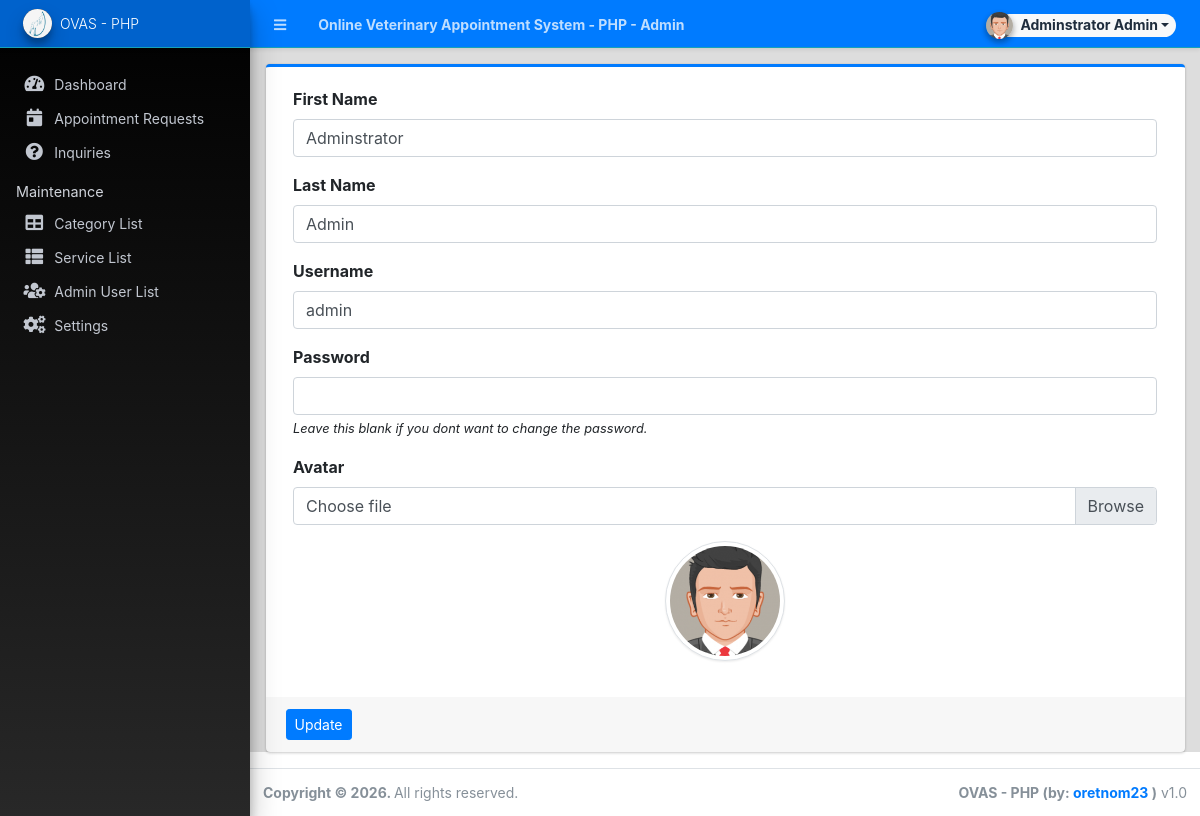
The app's page /admin/?page=user (signed in) with its own data.
### tables this page shows
CREATE TABLE IF NOT EXISTS `users` (
  `id` int(50) NOT NULL AUTO_INCREMENT,
  `firstname` varchar(250) NOT NULL,
  `middlename` text DEFAULT NULL,
  `lastname` varchar(250) NOT NULL,
  `username` text NOT NULL,
  `password` text NOT NULL,
  `avatar` text DEFAULT NULL,
  `last_login` datetime DEFAULT NULL,
  `type` tinyint(1) NOT NULL DEFAULT 0,
  `status` int(1) NOT NULL DEFAULT 1 COMMENT '0=not verified, 1 = verified',
  `date_added` datetime NOT NULL DEFAULT current_timestamp(),
  `date_updated` datetime DEFAULT NULL ON UPDATE current_timestamp(),
  PRIMARY KEY (`id`)
);

### classes/DBConnection.php (called while the page is built, shortened)
<?php
class DBConnection{
    public $conn;
    public function __construct(){
        $this->host = defined('DB_SERVER') ? DB_SERVER : 'localhost';
        $this->username = defined('DB_USERNAME') ? DB_USERNAME : 'root';
        $this->password = defined('DB_PASSWORD') ? DB_PASSWORD : '';
        $this->database = defined('DB_NAME') ? DB_NAME : 'ovas_db';
        $this->port = defined('DB_PORT') ? (int)DB_PORT : 3306;
        if (!isset($this->conn)) {
            $this->conn = mysqli_init();
            $use_ssl = (getenv('DB_SSL') === 'true') ||
                       (strpos($this->host, 'tidbcloud.com') !== false) ||
                       (strpos($this->host, 'aivencloud.com') !== false);
            $this->conn->options(MYSQLI_OPT_CONNECT_TIMEOUT, 15);
            try {
                $connected = @$this->conn->real_connect(
                    $this->host,
                    $this->username,
                    $this->password,
                    $this->database,
                    (int)$this->port,
                    null,
                    $use_ssl ? MYSQLI_CLIENT_SSL : 0
                );
            } catch (Exception $e) {
                $connected = false;
                $connect_error = $e->getMessage();
            }
            $this->conn->set_charset("utf8mb4");
            $this->auto_initialize();
        }
    }
    private function auto_initialize(){
        try {
            $check = $this->conn->query("SHOW TABLES LIKE 'system_info'");
        } catch (Exception $e) {
            error_log("Auto initialize error: " . $e->getMessage());
        }
    }
}
?>

### classes/SystemSettings.php (called while the page is built, shortened)
<?php
class SystemSettings extends DBConnection{
	public function __construct(){
		parent::__construct();
	}
	function userdata($field = ''){
		if(!empty($field)){
			if(isset($_SESSION['userdata'][$field]))
				return $_SESSION['userdata'][$field];
			else
				return null;
		}else{
			return false;
		}
	}
}
$_settings = new SystemSettings();
?>

### config.php (called while the page is built, shortened)
<?php
require_once(__DIR__ . '/classes/DBConnection.php');
require_once(__DIR__ . '/classes/SystemSettings.php');
function validate_image($file){
	if(!empty($file)){
        $ex = explode('?',$file);
        $file = $ex[0];
        $param =  isset($ex[1]) ? '?'.$ex[1]  : '';
		if(is_file(base_app.$file)){
			return base_url.$file.$param;
		}else{
			return base_url.'dist/img/no-image-available.png';
		}
	}else{
		return base_url.'dist/img/no-image-available.png';
	}
}
?>

### admin/user/index.php (the view, shortened to what this page needs)
<?php
$user = $conn->query("SELECT * FROM users where id ='".$_settings->userdata('id')."'");
foreach($user->fetch_array() as $k =>$v){
	$meta[$k] = $v;
}
?>
<div class="card card-outline card-primary">
	<div class="card-body">
		<div class="container-fluid">
			<form action="" id="manage-user">
				<div class="form-group">
					<label for="name">First Name</label>
					<input type="text" name="firstname" id="firstname" class="form-control" value="<?php echo isset($meta['firstname']) ? $meta['firstname']: '' ?>" required>
				</div>
				<div class="form-group">
					<label for="name">Last Name</label>
					<input type="text" name="lastname" id="lastname" class="form-control" value="<?php echo isset($meta['lastname']) ? $meta['lastname']: '' ?>" required>
				</div>
				<div class="form-group">
					<label for="username">Username</label>
					<input type="text" name="username" id="username" class="form-control" value="<?php echo isset($meta['username']) ? $meta['username']: '' ?>" required  autocomplete="off">
				</div>
				<div class="form-group">
					<label for="password">Password</label>
					<input type="password" name="password" id="password" class="form-control" value="" autocomplete="off">
					<small><i>Leave this blank if you dont want to change the password.</i></small>
				</div>
				<div class="form-group">
					<label for="" class="control-label">Avatar</label>
					<div class="custom-file">
		              <label class="custom-file-label" for="customFile">Choose file</label>
		            </div>
				</div>
				<div class="form-group d-flex justify-content-center">
					<img src="<?php echo validate_image(isset($meta['avatar']) ? $meta['avatar'] :'') ?>" alt="" id="cimg" class="img-fluid img-thumbnail">
				</div>
			</form>
		</div>
	</div>
	<div class="card-footer">
			<div class="col-md-12">
				<div class="row">
					<button class="btn btn-sm btn-primary" form="manage-user">Update</button>
				</div>
			</div>
		</div>
</div>

### admin/user/index.php (style rules this page uses)
img#cimg { height: 15vh; width: 15vh; object-fit: cover; border-radius: 100% 100%; }

### records on screen
users: firstname "Adminstrator", lastname "Admin", username "admin", avatar (picture)

### other values on screen
$_settings->info('name') "Online Veterinary Appointment System - PHP"
$_settings->userdata('firstname').' '.$_settings->userdata('lastname') "Adminstrator Admin"
$_settings->info('short_name') "OVAS - PHP"
